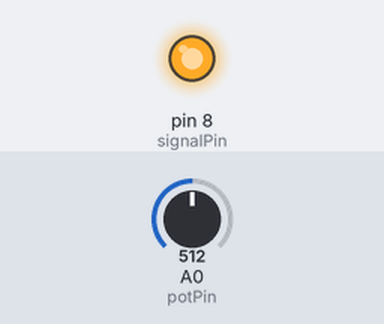
The sketch below on a simulated Arduino Uno, built with avr-gcc and run on an emulated ATmega328P. Parts: output pins drawn as LEDs (lit = HIGH). Dashed ring = blinking. The inputs (shaded band) are chosen by the test bench; at power-on: A0 (potPin) = 512.

Above: at 2.8 s.
2.9 s: A0 (potPin) set to 0
At 3.7 s:
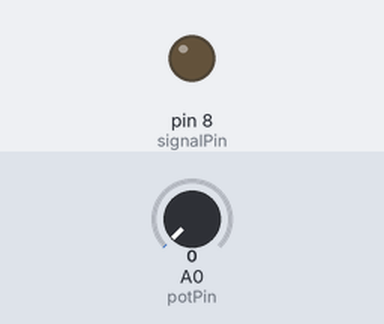
5.6 s: A0 (potPin) set to 122
At 6.19 s:
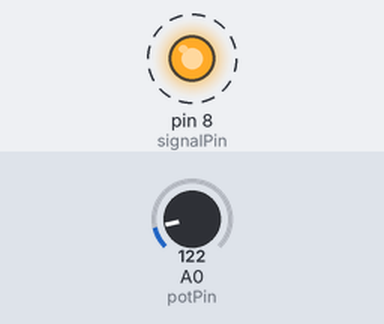
Timing chart, 0 to 15.1 s (numbered marks = the images above; inputs shaded):
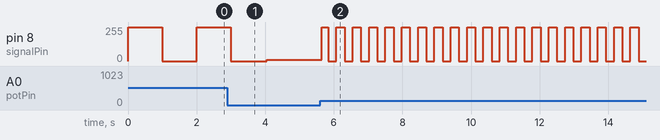

Measured:
- after the input at 5.6 s, pin 8 (signalPin): alternates 255/255 for 0.24 s and 0/255 for 0.24 s, starting at once

The sketch:

Self_made_relay_module_testing.ino
```cpp
#define signalPin  8
#define potPin A0
void setup() {
  // put your setup code here, to run once:
  pinMode(signalPin, OUTPUT);
  pinMode(potPin, INPUT);
}

void loop() {
  int reading = analogRead(potPin);
  int wait = map(reading, 0, 1023, 0, 2000);

  digitalWrite(signalPin, HIGH);
  delay(wait);
  digitalWrite(signalPin, LOW);
  delay(wait);
  // put your main code here, to run repeatedly:

}
```
